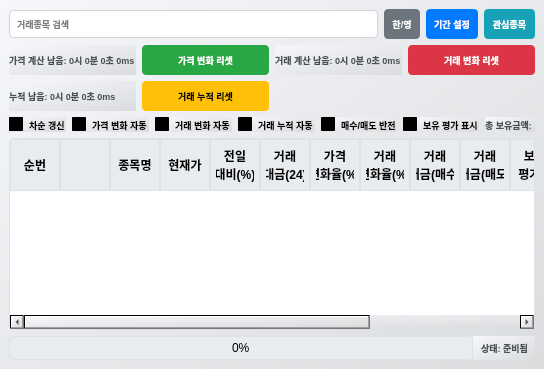
<?xml version="1.0" encoding="UTF-8"?>
<ui version="4.0">
 <class>Form</class>
 <widget class="QWidget" name="Form">
  <property name="geometry">
   <rect>
    <x>0</x>
    <y>0</y>
    <width>500</width>
    <height>335</height>
   </rect>
  </property>
  <property name="contextMenuPolicy">
   <enum>Qt::DefaultContextMenu</enum>
  </property>
  <property name="windowTitle">
   <string>Form</string>
  </property>
  <property name="styleSheet">
   <string notr="true">background-color: qlineargradient(spread:pad, x1:0, y1:0, x2:1, y2:1, stop:0 #f6f7fa, stop:1 #dadcde); border: none; gridline-color: transparent;</string>
  </property>
  <layout class="QGridLayout" name="verticalGrid">
   <property name="spacing">
    <number>6</number>
   </property>
   <property name="leftMargin">
    <number>9</number>
   </property>
   <property name="topMargin">
    <number>9</number>
   </property>
   <property name="rightMargin">
    <number>9</number>
   </property>
   <property name="bottomMargin">
    <number>9</number>
   </property>
   <item row="0" column="0" colspan="4">
    <layout class="QHBoxLayout" name="horizontalLayout_search">
     <property name="spacing">
      <number>6</number>
     </property>
     <item>
      <widget class="QLineEdit" name="search_line">
       <property name="font">
        <font>
         <family>Segoe UI</family>
         <pointsize>7</pointsize>
         <weight>75</weight>
         <bold>true</bold>
        </font>
       </property>
       <property name="maximumHeight">
        <number>25</number>
       </property>
       <property name="styleSheet">
        <string notr="true">border: 1px solid #ced4da; border-radius: 4px; padding: 5px; background-color: white;</string>
       </property>
       <property name="placeholderText">
        <string>거래종목 검색</string>
       </property>
      </widget>
     </item>
     <item>
      <widget class="QPushButton" name="btn_toggle_name">
       <property name="font">
        <font>
         <family>Segoe UI</family>
         <pointsize>7</pointsize>
         <weight>75</weight>
         <bold>true</bold>
        </font>
       </property>
       <property name="minimumWidth">
        <number>80</number>
       </property>
       <property name="maximumWidth">
        <number>80</number>
       </property>
       <property name="text">
        <string>한/영</string>
       </property>
       <property name="styleSheet">
        <string notr="true">background-color: #6c757d; color: white; border: none; border-radius: 4px; padding: 8px;</string>
       </property>
      </widget>
     </item>
     <item>
      <widget class="QPushButton" name="btn_settings">
       <property name="font">
        <font>
         <family>Segoe UI</family>
         <pointsize>7</pointsize>
         <weight>75</weight>
         <bold>true</bold>
        </font>
       </property>
       <property name="minimumWidth">
        <number>120</number>
       </property>
       <property name="maximumWidth">
        <number>120</number>
       </property>
       <property name="text">
        <string>기간 설정</string>
       </property>
       <property name="styleSheet">
        <string notr="true">background-color: #007bff; color: white; border: none; border-radius: 4px; padding: 8px;</string>
       </property>
      </widget>
     </item>
     <item>
      <widget class="QPushButton" name="btn_favorite">
       <property name="font">
        <font>
         <family>Segoe UI</family>
         <pointsize>7</pointsize>
         <weight>75</weight>
         <bold>true</bold>
        </font>
       </property>
       <property name="minimumWidth">
        <number>120</number>
       </property>
       <property name="text">
        <string>관심종목</string>
       </property>
       <property name="styleSheet">
        <string notr="true">background-color: #17a2b8; color: white; border: none; border-radius: 4px; padding: 8px;</string>
       </property>
      </widget>
     </item>
    </layout>
   </item>
   <item row="1" column="0">
    <widget class="QLabel" name="label_rate_remaining">
     <property name="font">
      <font>
       <family>Segoe UI</family>
       <pointsize>7</pointsize>
       <weight>75</weight>
       <bold>true</bold>
      </font>
     </property>
     <property name="styleSheet">
      <string notr="true">color: #495057;</string>
     </property>
     <property name="text">
      <string>가격 계산 남음: 0시 0분 0초 0ms</string>
     </property>
    </widget>
   </item>
   <item row="1" column="1">
    <widget class="QPushButton" name="btn_rate_clear">
     <property name="font">
      <font>
       <family>Segoe UI</family>
       <pointsize>7</pointsize>
       <weight>75</weight>
       <bold>true</bold>
      </font>
     </property>
     <property name="minimumWidth">
      <number>120</number>
     </property>
     <property name="maximumWidth">
      <number>120</number>
     </property>
     <property name="text">
      <string>가격 변화 리셋</string>
     </property>
     <property name="styleSheet">
      <string notr="true">background-color: #28a745; color: white; border: none; border-radius: 4px; padding: 8px;</string>
     </property>
    </widget>
   </item>
   <item row="1" column="2">
    <widget class="QLabel" name="label_trade_remaining">
     <property name="font">
      <font>
       <family>Segoe UI</family>
       <pointsize>7</pointsize>
       <weight>75</weight>
       <bold>true</bold>
      </font>
     </property>
     <property name="styleSheet">
      <string notr="true">color: #495057;</string>
     </property>
     <property name="text">
      <string>거래 계산 남음: 0시 0분 0초 0ms</string>
     </property>
    </widget>
   </item>
   <item row="1" column="3">
    <widget class="QPushButton" name="btn_trade_change_clear">
     <property name="font">
      <font>
       <family>Segoe UI</family>
       <pointsize>7</pointsize>
       <weight>75</weight>
       <bold>true</bold>
      </font>
     </property>
     <property name="minimumWidth">
      <number>120</number>
     </property>
     <property name="maximumWidth">
      <number>120</number>
     </property>
     <property name="text">
      <string>거래 변화 리셋</string>
     </property>
     <property name="styleSheet">
      <string notr="true">background-color: #dc3545; color: white; border: none; border-radius: 4px; padding: 8px;</string>
     </property>
    </widget>
   </item>
   <item row="2" column="0">
    <widget class="QLabel" name="label_remaining_time">
     <property name="font">
      <font>
       <family>Segoe UI</family>
       <pointsize>7</pointsize>
       <weight>75</weight>
       <bold>true</bold>
      </font>
     </property>
     <property name="styleSheet">
      <string notr="true">color: #495057;</string>
     </property>
     <property name="text">
      <string>누적 남음: 0시 0분 0초 0ms</string>
     </property>
    </widget>
   </item>
   <item row="2" column="1">
    <widget class="QPushButton" name="btn_trade_clear">
     <property name="font">
      <font>
       <family>Segoe UI</family>
       <pointsize>7</pointsize>
       <weight>75</weight>
       <bold>true</bold>
      </font>
     </property>
     <property name="minimumWidth">
      <number>120</number>
     </property>
     <property name="maximumWidth">
      <number>120</number>
     </property>
     <property name="text">
      <string>거래 누적 리셋</string>
     </property>
     <property name="styleSheet">
      <string notr="true">background-color: #ffc107; color: black; border: none; border-radius: 4px; padding: 8px;</string>
     </property>
    </widget>
   </item>
   <item row="3" column="0" colspan="4">
    <layout class="QHBoxLayout" name="horizontalLayout_options">
     <property name="spacing">
      <number>6</number>
     </property>
     <item>
      <widget class="QCheckBox" name="check_sort_update">
       <property name="font">
        <font>
         <family>Segoe UI</family>
         <pointsize>7</pointsize>
         <weight>75</weight>
         <bold>true</bold>
        </font>
       </property>
       <property name="styleSheet">
        <string notr="true">background-color: #ffffff; color: #000000; QCheckBox::indicator { width: 14px; height: 14px; border: 1px solid #000000; border-radius: 2px; background-color: #ffffff; } QCheckBox::indicator:checked { background-color: #007bff; border: 1px solid #000000; }</string>
       </property>
       <property name="text">
        <string>차순 갱신</string>
       </property>
      </widget>
     </item>
     <item>
      <widget class="QCheckBox" name="check_price_auto">
       <property name="font">
        <font>
         <family>Segoe UI</family>
         <pointsize>7</pointsize>
         <weight>75</weight>
         <bold>true</bold>
        </font>
       </property>
       <property name="styleSheet">
        <string notr="true">background-color: #ffffff; color: #000000; QCheckBox::indicator { width: 14px; height: 14px; border: 1px solid #000000; border-radius: 2px; background-color: #ffffff; } QCheckBox::indicator:checked { background-color: #007bff; border: 1px solid #000000; }</string>
       </property>
       <property name="text">
        <string>가격 변화 자동</string>
       </property>
      </widget>
     </item>
     <item>
      <widget class="QCheckBox" name="check_trade_change_auto">
       <property name="font">
        <font>
         <family>Segoe UI</family>
         <pointsize>7</pointsize>
         <weight>75</weight>
         <bold>true</bold>
        </font>
       </property>
       <property name="styleSheet">
        <string notr="true">background-color: #ffffff; color: #000000; QCheckBox::indicator { width: 14px; height: 14px; border: 1px solid #000000; border-radius: 2px; background-color: #ffffff; } QCheckBox::indicator:checked { background-color: #007bff; border: 1px solid #000000; }</string>
       </property>
       <property name="text">
        <string>거래 변화 자동</string>
       </property>
      </widget>
     </item>
     <item>
      <widget class="QCheckBox" name="check_trade_auto">
       <property name="font">
        <font>
         <family>Segoe UI</family>
         <pointsize>7</pointsize>
         <weight>75</weight>
         <bold>true</bold>
        </font>
       </property>
       <property name="styleSheet">
        <string notr="true">background-color: #ffffff; color: #000000; QCheckBox::indicator { width: 14px; height: 14px; border: 1px solid #000000; border-radius: 2px; background-color: #ffffff; } QCheckBox::indicator:checked { background-color: #007bff; border: 1px solid #000000; }</string>
       </property>
       <property name="text">
        <string>거래 누적 자동</string>
       </property>
      </widget>
     </item>
     <item>
      <widget class="QCheckBox" name="check_reverse_buy_sell">
       <property name="font">
        <font>
         <family>Segoe UI</family>
         <pointsize>7</pointsize>
         <weight>75</weight>
         <bold>true</bold>
        </font>
       </property>
       <property name="styleSheet">
        <string notr="true">background-color: #ffffff; color: #000000; QCheckBox::indicator { width: 14px; height: 14px; border: 1px solid #000000; border-radius: 2px; background-color: #ffffff; } QCheckBox::indicator:checked { background-color: #007bff; border: 1px solid #000000; }</string>
       </property>
       <property name="text">
        <string>매수/매도 반전</string>
       </property>
      </widget>
     </item>
     <item>
      <widget class="QCheckBox" name="check_hold_eval">
       <property name="font">
        <font>
         <family>Segoe UI</family>
         <pointsize>7</pointsize>
         <weight>75</weight>
         <bold>true</bold>
        </font>
       </property>
       <property name="styleSheet">
        <string notr="true">background-color: #ffffff; color: #000000; QCheckBox::indicator { width: 14px; height: 14px; border: 1px solid #000000; border-radius: 2px; background-color: #ffffff; } QCheckBox::indicator:checked { background-color: #007bff; border: 1px solid #000000; }</string>
       </property>
       <property name="text">
        <string>보유 평가 표시</string>
       </property>
      </widget>
     </item>
     <item>
      <widget class="QLabel" name="label_total_hold">
       <property name="font">
        <font>
         <family>Segoe UI</family>
         <pointsize>7</pointsize>
         <weight>75</weight>
         <bold>true</bold>
        </font>
       </property>
       <property name="maximumHeight">
        <number>25</number>
       </property>
       <property name="styleSheet">
        <string notr="true">color: #495057;</string>
       </property>
       <property name="text">
        <string>총 보유금액: </string>
       </property>
      </widget>
     </item>
    </layout>
   </item>
   <item row="4" column="0" colspan="4">
    <widget class="QTableWidget" name="coin_list">
     <property name="sizePolicy">
      <sizepolicy hsizetype="Minimum" vsizetype="Minimum">
       <horstretch>0</horstretch>
       <verstretch>0</verstretch>
      </sizepolicy>
     </property>
     <property name="font">
      <font>
       <family>Segoe UI</family>
       <pointsize>7</pointsize>
      </font>
     </property>
     <property name="styleSheet">
      <string notr="true">QTableWidget { background-color: white; alternate-background-color: #a9a9a9; border: 1px solid #dee2e6; border-radius: 4px; } QHeaderView::section { background-color: #e9ecef; border: 1px solid #dee2e6; padding: 5px; font-weight: bold; }</string>
     </property>
     <property name="verticalScrollBarPolicy">
      <enum>Qt::ScrollBarAsNeeded</enum>
     </property>
     <property name="horizontalScrollBarPolicy">
      <enum>Qt::ScrollBarAsNeeded</enum>
     </property>
     <property name="sizeAdjustPolicy">
      <enum>QAbstractScrollArea::AdjustIgnored</enum>
     </property>
     <property name="autoScroll">
      <bool>true</bool>
     </property>
     <property name="editTriggers">
      <set>QAbstractItemView::NoEditTriggers</set>
     </property>
     <property name="tabKeyNavigation">
      <bool>false</bool>
     </property>
     <property name="showDropIndicator" stdset="0">
      <bool>false</bool>
     </property>
     <property name="dragDropOverwriteMode">
      <bool>false</bool>
     </property>
     <property name="alternatingRowColors">
      <bool>true</bool>
     </property>
     <property name="selectionMode">
      <enum>QAbstractItemView::SingleSelection</enum>
     </property>
     <property name="selectionBehavior">
      <enum>QAbstractItemView::SelectRows</enum>
     </property>
     <property name="verticalScrollMode">
      <enum>QAbstractItemView::ScrollPerPixel</enum>
     </property>
     <property name="horizontalScrollMode">
      <enum>QAbstractItemView::ScrollPerPixel</enum>
     </property>
     <property name="showGrid">
      <bool>false</bool>
     </property>
     <property name="gridStyle">
      <enum>Qt::NoPen</enum>
     </property>
     <property name="rowCount">
      <number>0</number>
     </property>
     <property name="columnCount">
      <number>15</number>
     </property>
     <attribute name="horizontalHeaderVisible">
      <bool>true</bool>
     </attribute>
     <attribute name="horizontalHeaderCascadingSectionResizes">
      <bool>false</bool>
     </attribute>
     <attribute name="horizontalHeaderHighlightSections">
      <bool>false</bool>
     </attribute>
     <attribute name="horizontalHeaderShowSortIndicator" stdset="0">
      <bool>true</bool>
     </attribute>
     <attribute name="horizontalHeaderStretchLastSection">
      <bool>true</bool>
     </attribute>
     <attribute name="horizontalHeaderDefaultSectionSize">
      <number>50</number>
     </attribute>
     <attribute name="verticalHeaderVisible">
      <bool>false</bool>
     </attribute>
     <attribute name="verticalHeaderStretchLastSection">
      <bool>false</bool>
     </attribute>
     <column>
      <property name="text">
       <string>순번</string>
      </property>
      <property name="font">
       <font>
        <family>Segoe UI</family>
        <pointsize>7</pointsize>
       </font>
      </property>
     </column>
     <column>
      <property name="text">
       <string></string>
      </property>
      <property name="font">
       <font>
        <family>Segoe UI</family>
        <pointsize>7</pointsize>
       </font>
      </property>
     </column>
     <column>
      <property name="text">
       <string>종목명</string>
      </property>
      <property name="font">
       <font>
        <family>Segoe UI</family>
        <pointsize>7</pointsize>
       </font>
      </property>
     </column>
     <column>
      <property name="text">
       <string>현재가</string>
      </property>
      <property name="font">
       <font>
        <family>Segoe UI</family>
        <pointsize>7</pointsize>
       </font>
      </property>
     </column>
     <column>
      <property name="text">
       <string>전일&#xa;대비(%)</string>
      </property>
      <property name="font">
       <font>
        <family>Segoe UI</family>
        <pointsize>7</pointsize>
       </font>
      </property>
     </column>
     <column>
      <property name="text">
       <string>거래&#xa;대금(24)</string>
      </property>
      <property name="font">
       <font>
        <family>Segoe UI</family>
        <pointsize>7</pointsize>
       </font>
      </property>
     </column>
     <column>
      <property name="text">
       <string>가격&#xa;변화율(%)</string>
      </property>
      <property name="font">
       <font>
        <family>Segoe UI</family>
        <pointsize>7</pointsize>
       </font>
      </property>
     </column>
     <column>
      <property name="text">
       <string>거래&#xa;변화율(%)</string>
      </property>
      <property name="font">
       <font>
        <family>Segoe UI</family>
        <pointsize>7</pointsize>
       </font>
      </property>
     </column>
     <column>
      <property name="text">
       <string>거래&#xa;대금(매수)</string>
      </property>
      <property name="font">
       <font>
        <family>Segoe UI</family>
        <pointsize>7</pointsize>
       </font>
      </property>
     </column>
     <column>
      <property name="text">
       <string>거래&#xa;대금(매도)</string>
      </property>
      <property name="font">
       <font>
        <family>Segoe UI</family>
        <pointsize>7</pointsize>
       </font>
      </property>
     </column>
     <column>
      <property name="text">
       <string>보유&#xa;평가금</string>
      </property>
      <property name="font">
       <font>
        <family>Segoe UI</family>
        <pointsize>7</pointsize>
       </font>
      </property>
     </column>
     <column>
      <property name="text">
       <string>수익률</string>
      </property>
      <property name="font">
       <font>
        <family>Segoe UI</family>
        <pointsize>7</pointsize>
       </font>
      </property>
     </column>
     <column>
      <property name="text">
       <string>수익금</string>
      </property>
      <property name="font">
       <font>
        <family>Segoe UI</family>
        <pointsize>7</pointsize>
       </font>
      </property>
     </column>
     <column>
      <property name="text">
       <string>평균&#xa;매수가</string>
      </property>
      <property name="font">
       <font>
        <family>Segoe UI</family>
        <pointsize>7</pointsize>
       </font>
      </property>
     </column>
    </widget>
   </item>
   <item row="5" column="0" colspan="4">
    <layout class="QHBoxLayout" name="status_layout">
     <property name="spacing">
      <number>0</number>
     </property>
     <property name="leftMargin">
      <number>0</number>
     </property>
     <property name="topMargin">
      <number>0</number>
     </property>
     <property name="rightMargin">
      <number>0</number>
     </property>
     <property name="bottomMargin">
      <number>0</number>
     </property>
     <item>
      <widget class="QProgressBar" name="progress_bar">
       <property name="visible">
        <bool>true</bool>
       </property>
       <property name="value">
        <number>0</number>
       </property>
       <property name="textVisible">
        <bool>true</bool>
       </property>
       <property name="fixedHeight">
        <number>25</number>
       </property>
       <property name="maximumHeight">
        <number>25</number>
       </property>
       <property name="format">
        <string>%p%</string>
       </property>
       <property name="styleSheet">
        <string notr="true">QProgressBar { background-color: #e9ecef; border: 1px solid #dee2e6; border-radius: 4px; text-align: center; } QProgressBar::chunk { background-color: #007bff; }</string>
       </property>
      </widget>
     </item>
     <item>
      <widget class="QLabel" name="status_label">
       <property name="visible">
        <bool>true</bool>
       </property>
       <property name="font">
        <font>
         <family>Segoe UI</family>
         <pointsize>7</pointsize>
         <weight>75</weight>
         <bold>true</bold>
        </font>
       </property>
       <property name="styleSheet">
        <string notr="true">color: #495057; padding: 5px;</string>
       </property>
       <property name="text">
        <string>상태: 준비됨</string>
       </property>
       <property name="alignment">
        <set>Qt::AlignRight|Qt::AlignVCenter</set>
       </property>
       <property name="fixedHeight">
        <number>25</number>
       </property>
       <property name="maximumHeight">
        <number>25</number>
       </property>
      </widget>
     </item>
    </layout>
   </item>
  </layout>
 </widget>
 <resources/>
 <connections/>
</ui>
